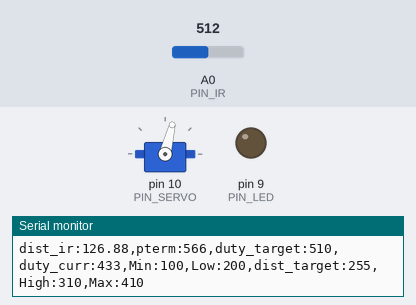
A sketch run on a simulated Arduino Uno, built with avr-gcc and run on an emulated ATmega328P. On the bench: servo, output pins drawn as LEDs (lit = HIGH), the last lines printed to the serial monitor. Inputs (shaded band) come from the test bench; at power-on: A0 (PIN_IR) = 512.

Above: at 1.2 s.
1.3 s: A0 (PIN_IR) set to 306
At 2.2 s:
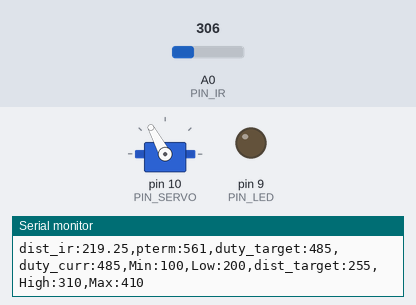
3.1 s: A0 (PIN_IR) set to 122
At 4.6 s:
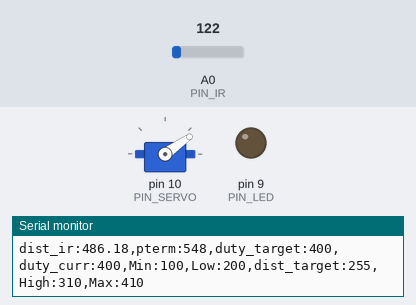
5.3 s: A0 (PIN_IR) set to 0
At 7.8 s:
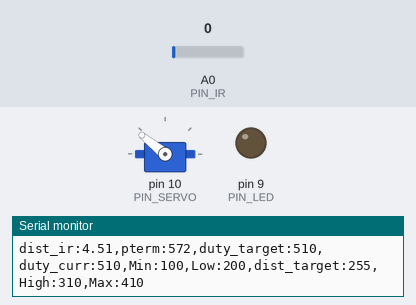
Timing chart, 0 to 9.3 s (numbered marks = the images above; inputs shaded):
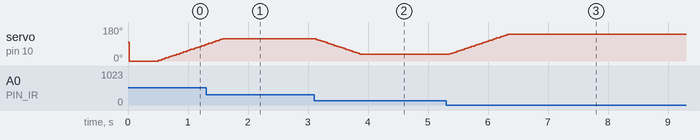

The sketch:

ball_on_beam_P_Control.ino
```cpp
#include <Servo.h>

/////////////////////////////
// Configurable parameters //
/////////////////////////////

// Arduino pin assignment
#define PIN_LED 9         // [1234] LED를 아두이노 GPIO 9번 핀에 연결
#define PIN_SERVO 10    // [3069] 서보모터를 아두이노 GPIO 10번 핀에 연결
#define PIN_IR A0     // [3070] 적외선 센서를 아두이노 아날로그 A0핀에 연결

// Framework setting
#define _DIST_TARGET 255    // [2635] 목표하는 위치
#define _DIST_MIN 70   //[3050] 거리의 최솟값이 100mm
#define _DIST_MAX 410                   //[3068] 거리의 최대값 410mm

// Distance sensor
#define _DIST_ALPHA 0.5   //[3054] 센서 보정정도
          // [3131] EMA필터값
// Servo range
#define _DUTY_MIN 900    // [3052] 서보의 최소각도를 microseconds로 표현
#define _DUTY_NEU 1580    // [3070] 레일플레이트 중립위치를 만드는 서보 duty값
#define _DUTY_MAX 2000                //[3062] 서보의 최대각도의 microseconds의 값

// Servo speed control
#define _SERVO_ANGLE 30   // [3131] 최대 가동범위에 따른 목표 서보 회전각
#define _SERVO_SPEED 30   //[3064]서보 속도를 30으로

// Event periods
#define _INTERVAL_DIST 20   // [2635] 적외선센서 업데이트 주기
#define _INTERVAL_SERVO 20  // [2635] 서보 업데이트 주기
#define _INTERVAL_SERIAL 100  // [3070] 시리얼 플로터 갱신 속도

// PID parameters
#define _KP 5.0  // [2635] P 이득 비율(?)
#define _KI 0.0   // [2635] I 이득 비율
#define _KD 0.0 // [2635] D 이득 비율

#define _INTERVAL_DIST 30  // DELAY_MICROS * samples_num^2 의 값이 최종 거리측정 인터벌임. 넉넉하게 30ms 잡음.
#define DELAY_MICROS  1500 // 필터에 넣을 샘플값을 측정하는 딜레이(고정값!)
#define EMA_ALPHA 0.35     // EMA 필터 값을 결정하는 ALPHA 값. 작성자가 생각하는 최적값임.
float ema_dist=0;            // EMA 필터에 사용할 변수
float filtered_dist;       // 최종 측정된 거리값을 넣을 변수. loop()안에 filtered_dist = filtered_ir_distance(); 형태로 사용하면 됨.
float samples_num = 3;     // 스파이크 제거를 위한 부분필터에 샘플을 몇개 측정할 것인지. 3개로 충분함! 가능하면 수정하지 말 것.

//////////////////////
// global variables //
//////////////////////

// Servo instance
Servo myservo; // [3070] 서보 객체 생성

// Distance sensor
float dist_target; // [1234] location to send the ball
float dist_raw, dist_ema; // [3070] 거리와 노이즈 필터 적용 후 거리를 저장하기 위한 변수

// Event periods
unsigned long last_sampling_time_dist, last_sampling_time_servo,
last_sampling_time_serial;
// [2635] 각 이벤트별 업데이트를 위해 측정하는 시간
//[3054] 마지막으로 측정한 거리, 마지막으로 측정한 서보 각도
//(unsigned long : 부호없는 정수형)
bool event_dist, event_servo, event_serial; // [2635] 이벤트별 이번 루프에서 업데이트 여부

// Servo speed control
int duty_chg_per_interval; // [3055] 서보속도 제어를 위한 변수 선언
int duty_target, duty_curr; // [3131] 목표duty, 현재duty

// PID variables
float error_curr, error_prev, control, pterm, dterm, iterm; // [3070] PID 제어를 위한 현재 오차, 이전오차, 컨트롤(?), p 값, d 값, i 값 변수 선언

const float coE[] = {0.0000019, -0.0021841, 1.4903451, 4.5124441};


void setup() {
// initialize GPIO pins for LED and attach servo
  pinMode(PIN_LED, OUTPUT); //[3062] 핀 LED 활성화
  myservo.attach(PIN_SERVO); // [3070] 서보 구동을 위한 서보 초기화

// initialize global variables
duty_target, duty_curr = _DIST_MIN; // [3055] duty_target, duty_curr 초기화
last_sampling_time_dist, last_sampling_time_servo, last_sampling_time_serial = 0;
// [3055] 샘플링 타임 변수 초기화
dist_raw, dist_ema = _DIST_MIN; // [3055] dist 변수 초기화
pterm = iterm = dterm = 0; // [2635] pid 제어값에서 우선 p 만 사용하도록

// move servo to neutral position
  myservo.writeMicroseconds(_DUTY_NEU);

// initialize serial port
  Serial.begin(57600);

// convert angle speed into duty change per interval.
  duty_chg_per_interval = (_DUTY_MAX - _DUTY_MIN)/(float)(_SERVO_ANGLE) * (_SERVO_SPEED /1000.0)*_INTERVAL_SERVO;    // [3131] 설정한 서보 스피드에 따른 duty change per interval 값을 변환

}

void loop() {
    // [3055] indentation 수정(space 4칸)
    /////////////////////
    // Event generator //
    /////////////////////
    unsigned long time_curr = millis(); // [3070] 이벤트 업데이트 주기 계산을 위한 현재 시간
    // [3070] 이벤트 주기가 돌아올때까지 현재시간과 비교하며 기다리도록 함.
    if(time_curr >= last_sampling_time_dist + _INTERVAL_DIST) {
        last_sampling_time_dist += _INTERVAL_DIST;
        event_dist = true;
    }
    if(time_curr >= last_sampling_time_servo + _INTERVAL_SERVO) {
        last_sampling_time_servo += _INTERVAL_SERVO;
        event_servo = true;
    }
    if(time_curr >= last_sampling_time_serial + _INTERVAL_SERIAL) {
        last_sampling_time_serial += _INTERVAL_SERIAL;
        event_serial = true;
    }

    ////////////////////
    // Event handlers //
    ////////////////////

    if(event_dist) {
        event_dist = false; // [2635] 업데이트 대기
        // get a distance reading from the distance sensor
        float x = filtered_ir_distance();
        dist_raw = coE[0] * pow(x, 3) + coE[1] * pow(x, 2) + coE[2] * x + coE[3];
        dist_ema = _DIST_ALPHA * dist_raw + (1 - _DIST_ALPHA) * dist_ema;
        // [3055] dist_ema 설정

        // PID control logic
        error_curr = _DIST_TARGET - dist_ema; // [2635] 오차 계산
        pterm = error_curr; // [2635] p값은 오차
        control = _KP * pterm + _KI * iterm +  _KD * dterm; // [2635] control 값, i와 d는 현재 0

        // duty_target = f(duty_neutral, control)
        duty_target = _DUTY_NEU + control; // [3070] control 값이 다 합해서 1이 되도록 되어있다면, 중립 위치에 컨트롤 값 만큼의 비율을 더해 목표위치를 정한다.
        //duty_target = _DUTY_NEU + (control - X) * (control > X ? _DUTY_MAX - _DUTY_NEU : _DUTY_NEU - _DUTY_MIN) // [2635] NEU 에다가 위아래로 control 에 맞게 조절한 값?

  // keep duty_target value within the range of [_DUTY_MIN, _DUTY_MAX]
        if(duty_target < _DUTY_MIN)  // [2635] 양극값 넘어가는 경우 극값으로 제한
        {
            duty_target = _DUTY_MIN;
        }

        if(duty_target > _DUTY_MAX)
        {
            duty_target = _DUTY_MAX;
        }
  }

    if(event_servo) {
        event_servo = false; // [2635] 업데이트 대기
        // adjust duty_curr toward duty_target by duty_chg_per_interval
        if(duty_target > duty_curr) { // [3070]
            duty_curr += duty_chg_per_interval;
        if(duty_curr > duty_target) duty_curr = duty_target;
    }
    else {
        duty_curr -= duty_chg_per_interval;
        if(duty_curr < duty_target) duty_curr = duty_target;
    }

        // update servo position
        myservo.writeMicroseconds((int)duty_curr); // [3070]

        event_servo = false; // [3055] 모든 작업이 끝나면 이벤트를 다시 false로
    }

    if(event_serial) {
        event_serial = false; // [3070] 이벤트 주기가 왔다면 다시 false로 만들고 이벤트를 수행
    Serial.print("dist_ir:");
    Serial.print(dist_raw);
    Serial.print(",pterm:");
    Serial.print(map(pterm,-1000,1000,510,610));
    Serial.print(",duty_target:");
    Serial.print(map(duty_target,1000,2000,410,510));
    Serial.print(",duty_curr:");
    Serial.print(map(duty_curr,1000,2000,410,510));
    Serial.println(",Min:100,Low:200,dist_target:255,High:310,Max:410");

        event_serial = false; // [3055] event_serial false로 변경
    }
}

float ir_distance(void){ // return value unit: mm
    float val; // [3055] 변수 val 선언
    float volt = float(analogRead(PIN_IR)); // [3055] volt변수에 적외선 센서 측정값 입력
    val = ((6762.0/(volt - 9.0)) - 4.0) * 10.0; // [3055] volt 값 보정
    return val; // [3055] val 리턴
}

float under_noise_filter(void){ // 아래로 떨어지는 형태의 스파이크를 제거해주는 필터
  int currReading;
  int largestReading = 0;
  for (int i = 0; i < samples_num; i++) {
    currReading = ir_distance();
    if (currReading > largestReading) { largestReading = currReading; }
    // Delay a short time before taking another reading
    delayMicroseconds(DELAY_MICROS);
  }
  return largestReading;
}

float filtered_ir_distance(void){ // 아래로 떨어지는 형태의 스파이크를 제거 후, 위로 치솟는 스파이크를 제거하고 EMA필터를 적용함.
  // under_noise_filter를 통과한 값을 upper_nosie_filter에 넣어 최종 값이 나옴.
  int currReading;
  int lowestReading = 1024;
  for (int i = 0; i < samples_num; i++) {
    currReading = under_noise_filter();
    if (currReading < lowestReading) { lowestReading = currReading; }
  }
  // eam 필터 추가
  ema_dist = EMA_ALPHA*lowestReading + (1-EMA_ALPHA)*ema_dist;
  return ema_dist;
}
```

Measured:
- after the input at 3.1 s, servo on pin 10 (PIN_SERVO): moves from 118° to 35° over 0.75 s, starting at once
- after the input at 5.3 s, servo on pin 10 (PIN_SERVO): moves from 35° to 141° over 0.96 s, starting after 0.06 s
- by itself, servo on pin 10 (PIN_SERVO): rises from 86° to 119° in 0.30 s, then falls to 118° in 0.06 s
